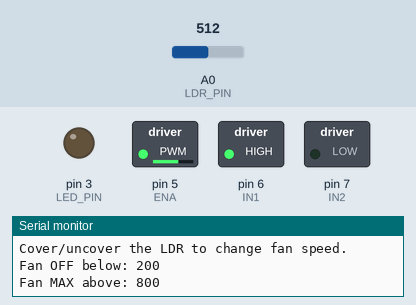
This sketch was run on a simulated Arduino Uno, built with avr-gcc and run on an emulated ATmega328P. Shown: switched loads named in the sketch (green lamp = pin HIGH), output pins drawn as LEDs (lit = HIGH), the last lines printed to the serial monitor. The inputs (shaded band) are chosen by the test bench; at power-on: A0 (LDR_PIN) = 512.

Above: at 0.1 s.
1.3 s: A0 (LDR_PIN) set to 784
At 2.0 s:
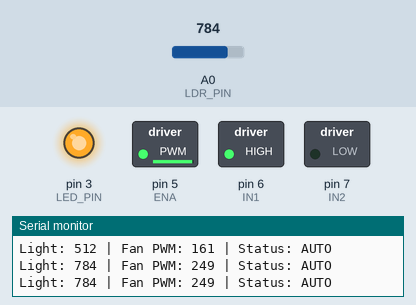
4.3 s: A0 (LDR_PIN) set to 809
At 4.9 s:
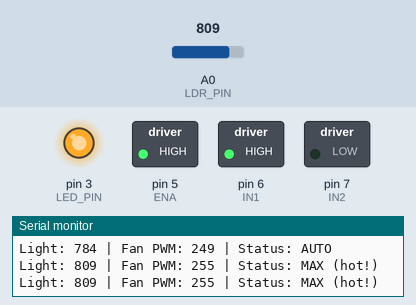
6.4 s: A0 (LDR_PIN) set to 306
At 7.4 s:
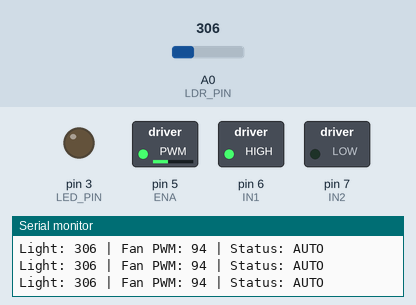
9.4 s: A0 (LDR_PIN) set to 213
At 11.1 s:
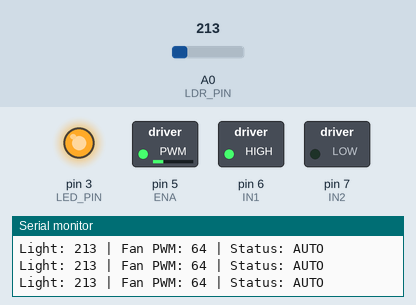
12.4 s: A0 (LDR_PIN) set to 190
At 13.1 s:
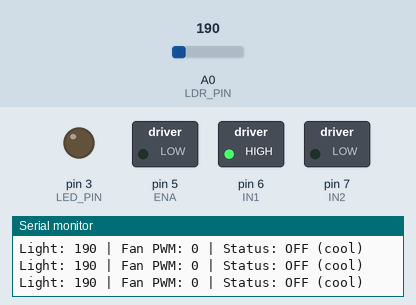
13.9 s: A0 (LDR_PIN) set to 511
At 14.9 s:
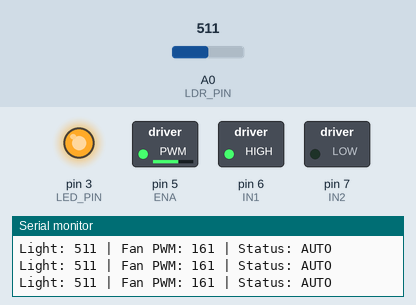
Timing chart, 0 to 17.9 s (numbered marks = the images above; inputs shaded):
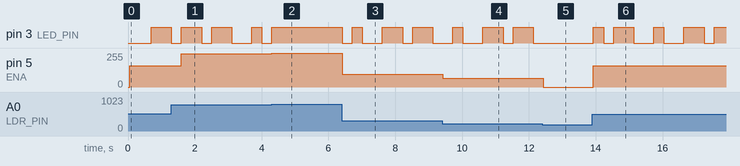

The sketch:

05_smart_fan.ino
```cpp
// InnoBees STEM Lab - Smart Fan Controller
// L298N: ENA -> D5 (PWM), IN1 -> D6, IN2 -> D7
// LDR voltage divider on A0 (5V -> LDR -> A0 -> 10k -> GND)
// Fan (DC motor with blade) on OUT1/OUT2
// LED indicator on D3
//
// Brighter light = faster fan (simulating hotter = more cooling)

const int ENA = 5;
const int IN1 = 6;
const int IN2 = 7;
const int LDR_PIN = A0;
const int LED_PIN = 3;

// Thresholds - adjust based on your LDR
const int FAN_OFF_THRESHOLD = 200;   // below this: fan off
const int FAN_MAX_THRESHOLD = 800;   // above this: full speed
const int MIN_MOTOR_PWM = 60;        // minimum to start spinning

void setup() {
  pinMode(ENA, OUTPUT);
  pinMode(IN1, OUTPUT);
  pinMode(IN2, OUTPUT);
  pinMode(LED_PIN, OUTPUT);

  // Set direction (always forward for fan)
  digitalWrite(IN1, HIGH);
  digitalWrite(IN2, LOW);

  Serial.begin(9600);
  Serial.println("=== Smart Fan Controller ===");
  Serial.println("Cover/uncover the LDR to change fan speed.");
  Serial.print("Fan OFF below: ");
  Serial.println(FAN_OFF_THRESHOLD);
  Serial.print("Fan MAX above: ");
  Serial.println(FAN_MAX_THRESHOLD);
}

void loop() {
  int lightLevel = analogRead(LDR_PIN);
  int fanSpeed;
  String status;

  if (lightLevel < FAN_OFF_THRESHOLD) {
    fanSpeed = 0;
    status = "OFF (cool)";
    digitalWrite(LED_PIN, LOW);
  } else if (lightLevel > FAN_MAX_THRESHOLD) {
    fanSpeed = 255;
    status = "MAX (hot!)";
    digitalWrite(LED_PIN, HIGH);
  } else {
    fanSpeed = map(lightLevel, FAN_OFF_THRESHOLD, FAN_MAX_THRESHOLD,
                   MIN_MOTOR_PWM, 255);
    status = "AUTO";
    // Blink LED for medium
    digitalWrite(LED_PIN, (millis() / 500) % 2);
  }

  analogWrite(ENA, fanSpeed);

  Serial.print("Light: ");
  Serial.print(lightLevel);
  Serial.print(" | Fan PWM: ");
  Serial.print(fanSpeed);
  Serial.print(" | Status: ");
  Serial.println(status);

  delay(300);
}
```

Measured:
- the behaviour switches between 200 and 199 on A0 (LDR_PIN) (found by bisection; images 4 and 5)
- after the input at 1.3 s, pin 5 (ENA): 161/255 → 249/255 after 0.30 s
- after the input at 4.3 s, pin 5 (ENA): 249/255 → 255/255 at once
- after the input at 6.4 s, pin 3 (LED_PIN): goes LOW 0.30 s, HIGH 0.30 s, LOW 0.60 s, HIGH 0.60 s, LOW 0.30 s, HIGH 0.60 s, then LOW, starting at once; pin 5 (ENA): 255/255 → 94/255 at once
- after the input at 9.4 s, pin 5 (ENA): 94/255 → 64/255 at once
- after the input at 12.4 s, pin 3 (LED_PIN): stays LOW (without the input it goes to HIGH after 0.33 s); pin 5 (ENA): 64/255 → 0/255 at once
- after the input at 13.9 s, pin 3 (LED_PIN): LOW → HIGH at once, → LOW 0.30 s later, → HIGH 0.30 s later, → LOW 0.60 s later, … (9 changes in this stretch); pin 5 (ENA): 0/255 → 161/255 at once
